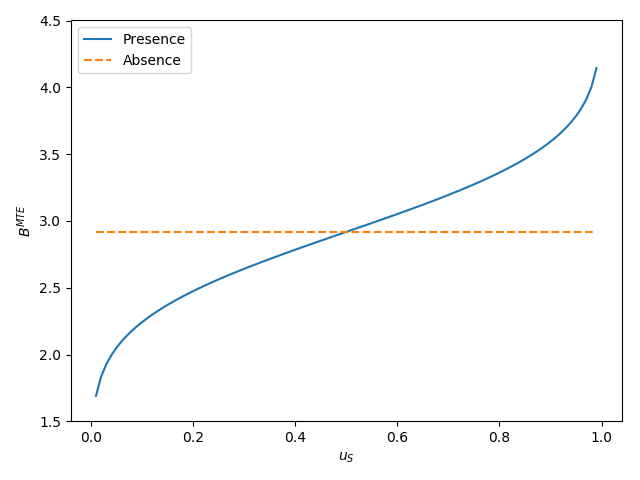

This chart was generated by the following Python code:
# -*- coding: utf-8 -*-
"""
Created on Tue Jan  2 12:54:45 2018

@author: master
"""
import numpy as np
import matplotlib.pyplot as plt

from grmpy.simulate.simulate_auxiliary import simulate_covariates
from grmpy.simulate.simulate_auxiliary import construct_covariance_matrix
from grmpy.simulate.simulate_auxiliary import mte_information
from grmpy.read.read import read

from bld.project_paths import project_paths_join as ppj

filename=ppj("IN_FIGURES", "tutorial.grmpy.ini")

GRID = np.linspace(0.01, 0.99, num=99, endpoint=True)
init_dict = read(filename)

def save_data(sample):
    sample.tofile(ppj("OUT_DATA", "X.csv"), sep=",")

def plot_marginal_treatment_effect(pres, abs_):
    ax = plt.figure().add_subplot(111)
    
    ax.set_ylabel(r"$B^{MTE}$")
    ax.set_xlabel("$u_S$")
    ax.plot(GRID, pres, label='Presence')
    ax.plot(GRID, abs_, label='Absence', linestyle = '--')
    
    ax.set_ylim([1.5, 4.5])
    
    plt.legend()
    
    plt.tight_layout()
    plt.savefig(ppj("OUT_FIGURES", 'fig-eh-marginal-effect.png'))
    
if __name__ == '__main__':
    coeffs_untreated = init_dict['UNTREATED']['all']
    coeffs_treated = init_dict['TREATED']['all']
    cov = construct_covariance_matrix(init_dict)
    x = simulate_covariates(init_dict, 'TREATED')
    save_data(x)
    
    MTE_pres = mte_information(coeffs_treated, coeffs_untreated, cov, GRID, x)
    
    para_diff = coeffs_treated - coeffs_untreated
    
    MTE_abs = []
    for i in GRID:
        if cov[2, 2] == 0.00:
            MTE_abs += ['---']
        else:
            MTE_abs += [
                np.mean(np.dot(para_diff, x.T))]
            
    plot_marginal_treatment_effect(MTE_pres, MTE_abs)